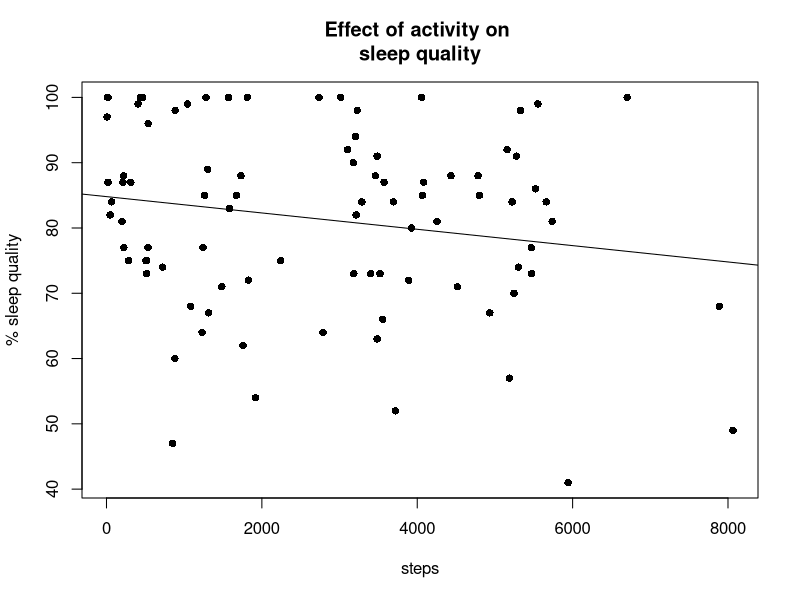

Write the R code that produced this figure.
sleep <- read.csv("sleepdata.csv", sep=";")

# make sleep quality column not a factor anymore
sleep[,3] <- as.character(sleep[,3])

# remove % symbol from data
sleep[,3] <- sub("%", "", sleep[,3])

# remove outlier steps data point
sleep <- sleep[-81,]

# fit linear model
steps <- sleep[,8]
quality <- as.numeric(sleep[,3])

fit <- lm(quality ~ steps)
B0 <- coef(fit)[1]  # intercept
B1 <- coef(fit)[2]  # slope

summary(fit)

# plot % sleep quality vs number of steps
plot(sleep[,8], sleep[,3], xlab="steps", ylab="% sleep quality",
     main="Effect of activity on \n sleep quality ", pch=16)
# add regression line
abline(a=B0, b=B1)

# test for correlation
cor.test(quality, steps)